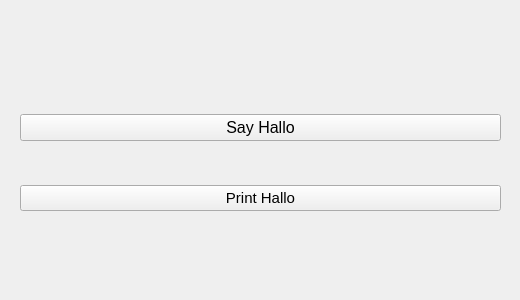
<?xml version="1.0" encoding="UTF-8"?>
<ui version="4.0">
 <class>Widget</class>
 <widget class="QWidget" name="Widget">
  <property name="geometry">
   <rect>
    <x>0</x>
    <y>0</y>
    <width>520</width>
    <height>300</height>
   </rect>
  </property>
  <property name="minimumSize">
   <size>
    <width>0</width>
    <height>250</height>
   </size>
  </property>
  <property name="windowTitle">
   <string>Widget</string>
  </property>
  <widget class="QWidget" name="verticalLayoutWidget">
   <property name="geometry">
    <rect>
     <x>20</x>
     <y>70</y>
     <width>481</width>
     <height>141</height>
    </rect>
   </property>
   <layout class="QVBoxLayout" name="verticalLayout">
    <property name="spacing">
     <number>1</number>
    </property>
    <item>
     <widget class="QLabel" name="label">
      <property name="font">
       <font>
        <pointsize>11</pointsize>
       </font>
      </property>
      <property name="text">
       <string/>
      </property>
     </widget>
    </item>
    <item>
     <widget class="QPushButton" name="ButtonSayHallo">
      <property name="font">
       <font>
        <pointsize>12</pointsize>
       </font>
      </property>
      <property name="text">
       <string>Say Hallo</string>
      </property>
     </widget>
    </item>
    <item>
     <widget class="QLabel" name="label_2">
      <property name="font">
       <font>
        <pointsize>11</pointsize>
       </font>
      </property>
      <property name="text">
       <string>&lt;html&gt;&lt;head/&gt;&lt;body&gt;&lt;p&gt;&lt;br/&gt;&lt;/p&gt;&lt;/body&gt;&lt;/html&gt;</string>
      </property>
     </widget>
    </item>
    <item>
     <widget class="QPushButton" name="ButtonPrintHallo">
      <property name="font">
       <font>
        <pointsize>11</pointsize>
       </font>
      </property>
      <property name="text">
       <string>Print Hallo</string>
      </property>
     </widget>
    </item>
   </layout>
  </widget>
 </widget>
 <resources/>
 <connections/>
</ui>
